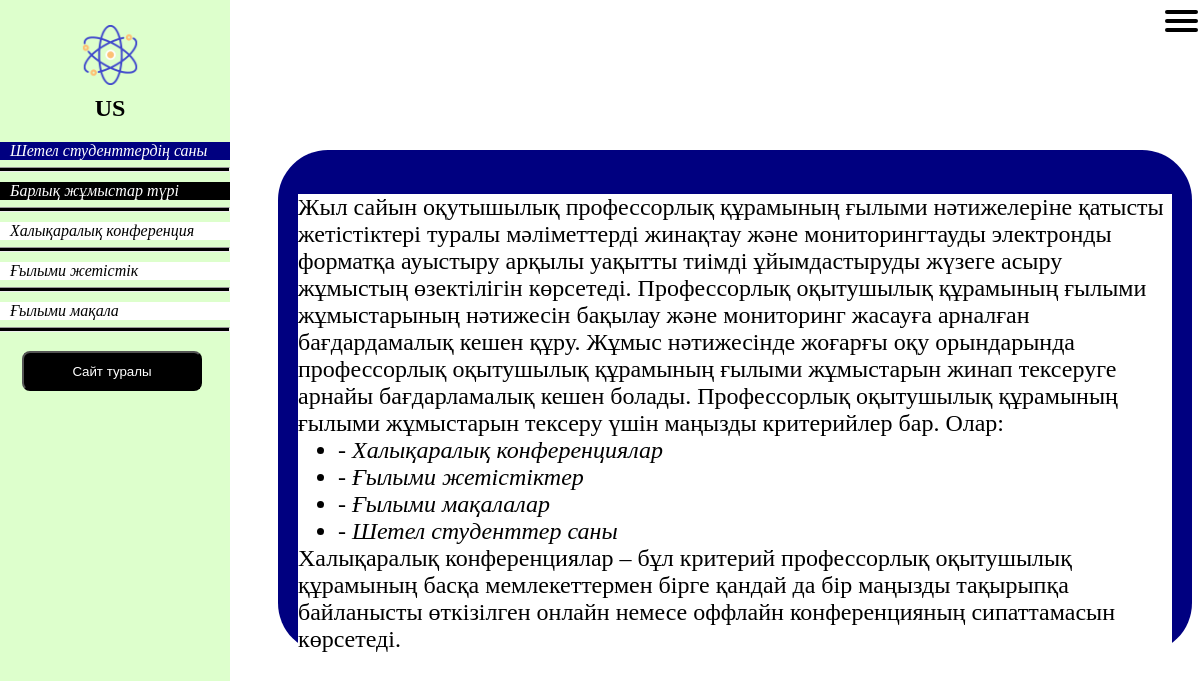
The page /about/ on the database its author committed.
### article/models.py (models this page shows, shortened)
class Worktype(models.Model):
    name = models.CharField(max_length=100, db_index=True, verbose_name="Ғылыми жұмыстың түрі")
    slug = models.SlugField(max_length=255, unique=True, db_index=True, verbose_name="Ғылыми жұмыстың url-адресі")
    def get_absolute_url(self):
        return reverse('type', kwargs={'type_slug': self.slug})
    class Meta:
        verbose_name = 'Ғылыми жұмыстың түрі'
        verbose_name_plural = 'Ғылыми жұмыстың түрлері'
        ordering = ['id']

### article/views.py (the view)
# urls.py: path('about/', About.as_view(), name='about'),
class About(DataMixin,ListView):
    model = Article
    success_url = reverse_lazy('home')
    template_name = 'article/about.html'
    context_object_name = 'posts'
    def get_context_data(self, *, object_list=None, **kwargs):
        context = super().get_context_data(**kwargs)
        c_def = self.get_user_context()
        return dict(list(context.items()) + list(c_def.items()))

### article/templates/article/about.html
{% extends 'article/list_types.html' %}
{% block content %}<div class="form" style="min-height:450px ; padding-right:20px;padding-left:20px;padding-bottom:0px;">
<p style="font-size:24px;background:white;margin-bottom:-24px;"> Жыл сайын оқутышылық профессорлық құрамының ғылыми нәтижелеріне қатысты жетістіктері туралы мәліметтерді
    жинақтау және мониторингтауды электронды форматқа ауыстыру арқылы уақытты тиімді ұйымдастыруды жүзеге асыру жұмыстың өзектілігін көрсетеді.
Профессорлық оқытушылық құрамының ғылыми жұмыстарының нәтижесін бақылау және мониторинг жасауға арналған бағдардамалық
    кешен құру. Жұмыс нәтижесінде жоғарғы оқу орындарында профессорлық оқытушылық құрамының ғылыми жұмыстарын жинап тексеруге
    арнайы бағдарламалық кешен болады.
    Профессорлық оқытушылық құрамының ғылыми жұмыстарын тексеру үшін маңызды критерийлер бар. Олар:</p>
  <ul style="font-size:24px;background:white;color:black;margin-bottom:-24px;">
<li style="color:black">-	Халықаралық конференциялар</li>
<li style="color:black">-	Ғылыми жетістіктер</li>
<li style="color:black">-	Ғылыми мақалалар</li>
<li style="color:black">-	Шетел студенттер саны</li></ul>
  <p style="font-size:24px;background:white"> Халықаралық конференциялар – бұл критерий профессорлық оқытушылық құрамының басқа мемлекеттермен
    бірге қандай да бір маңызды тақырыпқа байланысты өткізілген онлайн немесе оффлайн конференцияның сипаттамасын көрсетеді.</p>
</div>
{% endblock %}

### article/templates/article/list_types.html
{% extends 'article/base.html' %}
{% block list_types %}
<sel><a href="{% url 'students' %}"><li  style="background-color:navy"><p5>Шетел студенттердің саны</p5></li></a><hr></sel>
{% if type_selected == 0 %}
<sel><a href="{% url 'home' %}" ><li><p5  style="color:white;">Барлық жұмыстар түрі</p5></li></a><hr></sel>
{% else %}	<unsel><a href="{% url 'home' %}"><li><p5>Барлық жұмыстар түрі</p5></li></a><hr></unsel>
				{% endif %}	{% for t in types %}{% if t.article__count > 0 %}	{% if t.pk == type_selected %}
			<sel><a href="{{ t.get_absolute_url }}" ><li><p5>{{t.name}}</p5  ></li></a><hr></sel>
	{% else %}
<unsel><a href="{{ t.get_absolute_url }}" ><li><p5>{{t.name}}</p5></li></a><hr></unsel>
	{% endif %}{% endif %}{% endfor %}		{% endblock %}

### article/static/article/css/styles.css (style rules this page uses)
body { background-color:White ; -webkit-touch-callout: none; -webkit-user-select: none; -khtml-user-select: none; -moz-user-select: none; -ms-user-select: none; user-select: none; }
p { font:italic 20px bold "Times New Roman", Times, serif ; margin-left:20px; }
a { text-decoration: none; color: white; font:italic 20px bold "Times New Roman", Times, serif ; }
p5 { color:red;font:italic 16px bold "Times New Roman", Times, serif ; }
.form { min-height: 50px; margin-left:270px;max-width:1100px;padding-top:20px; border-radius:50px; top: 180px; margin-bottom: 50px; margin-top: 150px; left:450px; background:Navy; }

### article/static/article/css/navigation.css (style rules this page uses)
.nav p5 { font-style: italic; display: block; margin-left:25px; }
.nav ul hr { height: 3px; margin-left:-40px; margin-right:-20px; margin-top:7px ; position:fixed margin: 0 auto;background: #000 }
.nav a { font:italic bold "Times New Roman", Times, serif ; font-style: italic; }
sel a li { background-color:black;margin-top: 10px;margin-right: -20px; }
sel p5 { color:white; }
unsel a li { background-color:white; margin-top: 10px;margin-right: -20px; }
unsel p5 { margin-left: 25px;color:black; }
.nav ul unsel { background-color:white;color:black; }

### article/static/article/css/registration.css (style rules this page uses)
ul li { cursor:pointer; text-decoration:none; font-style: italic; color: white; }

### rows shown on the page
Worktype: name "Халықаралық конференция"
Worktype: name "Ғылыми жетістік"
Worktype: name "Ғылыми мақала"
